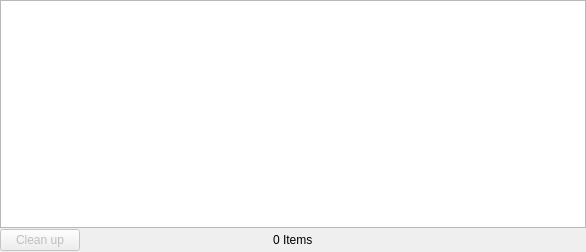
<?xml version="1.0" encoding="UTF-8"?>
<ui version="4.0">
 <class>browser::DownloadDialog</class>
 <widget class="QDialog" name="browser::DownloadDialog">
  <property name="geometry">
   <rect>
    <x>0</x>
    <y>0</y>
    <width>586</width>
    <height>252</height>
   </rect>
  </property>
  <property name="windowTitle">
   <string>Downloads</string>
  </property>
  <layout class="QGridLayout" name="gridLayout">
   <property name="leftMargin">
    <number>0</number>
   </property>
   <property name="topMargin">
    <number>0</number>
   </property>
   <property name="rightMargin">
    <number>0</number>
   </property>
   <property name="bottomMargin">
    <number>0</number>
   </property>
   <property name="spacing">
    <number>0</number>
   </property>
   <item row="0" column="0" colspan="3">
    <widget class="EditTableView" name="downloadsView"/>
   </item>
   <item row="1" column="0">
    <layout class="QHBoxLayout" name="horizontalLayout">
     <item>
      <widget class="QPushButton" name="cleanupButton">
       <property name="enabled">
        <bool>false</bool>
       </property>
       <property name="text">
        <string>Clean up</string>
       </property>
      </widget>
     </item>
     <item>
      <spacer>
       <property name="orientation">
        <enum>Qt::Horizontal</enum>
       </property>
       <property name="sizeHint" stdset="0">
        <size>
         <width>58</width>
         <height>24</height>
        </size>
       </property>
      </spacer>
     </item>
    </layout>
   </item>
   <item row="1" column="1">
    <widget class="QLabel" name="itemCount">
     <property name="text">
      <string>0 Items</string>
     </property>
    </widget>
   </item>
   <item row="1" column="2">
    <spacer name="horizontalSpacer">
     <property name="orientation">
      <enum>Qt::Horizontal</enum>
     </property>
     <property name="sizeHint" stdset="0">
      <size>
       <width>148</width>
       <height>20</height>
      </size>
     </property>
    </spacer>
   </item>
  </layout>
 </widget>
 <customwidgets>
  <customwidget>
   <class>EditTableView</class>
   <extends>QTableView</extends>
   <header>edittableview.h</header>
  </customwidget>
 </customwidgets>
 <resources/>
 <connections/>
</ui>
